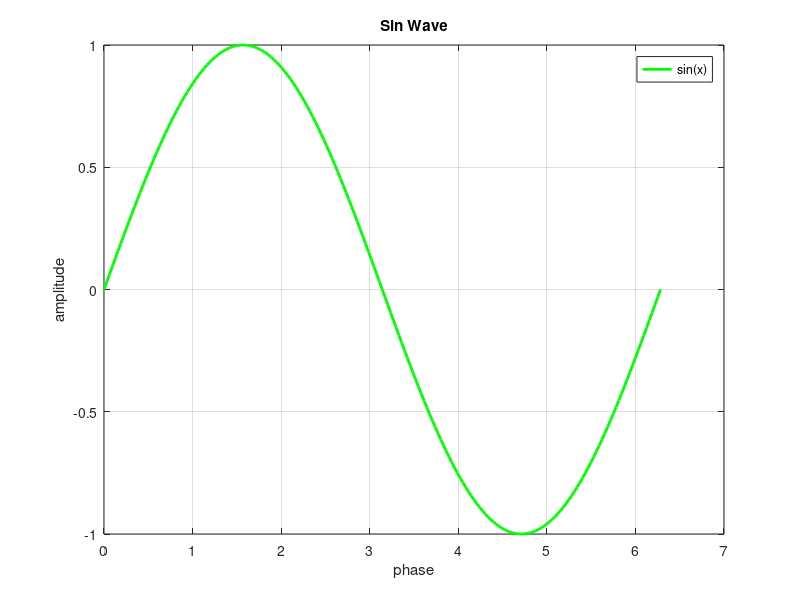

This figure's MATLAB source:
% LAB(2) 
% Name:Abdallah Mohamed Elsayed Lotfy

clc
clear vars

%% PART 1 (Cell Arrays)

x=99;
cellarray_various={2002,'abdallah',x};
birth_year=cellarray_various{1};
display(birth_year);
my_name=cellarray_various{2};
display(my_name);
variable_x=cellarray_various{3};
display(variable_x);

%% PART 2 (Structures)

student.name='abdallah';
student.age=21;
student.city='6 october';
display(student);

%% PART 3 (Character Data)

Name_array_1=['abdallah',' ','mohamed '];
display(Name_array_1);
Name_array_2=['elsayed',' ','lotfy'];
display(Name_array_2);
Name_array=[Name_array_1 Name_array_2];
display(Name_array);

%% PART 4 (Conditional Statements If)

num = 77;
if rem(num,2)==0
    display(num);
    display('your number is even');
else
    display(num);
    display('your number is odd');
end

%% PART 5 (For Loops)

for i=1:10
    display(i);
end

%% PART 6  (Basic Plotting)

x = 0:pi/100:2*pi;
y = sin(x);
plot(x,y,'g','linewidth',2)
grid on
xlabel('phase')
ylabel('amplitude')
title('Sin Wave')
legend('sin(x)')

